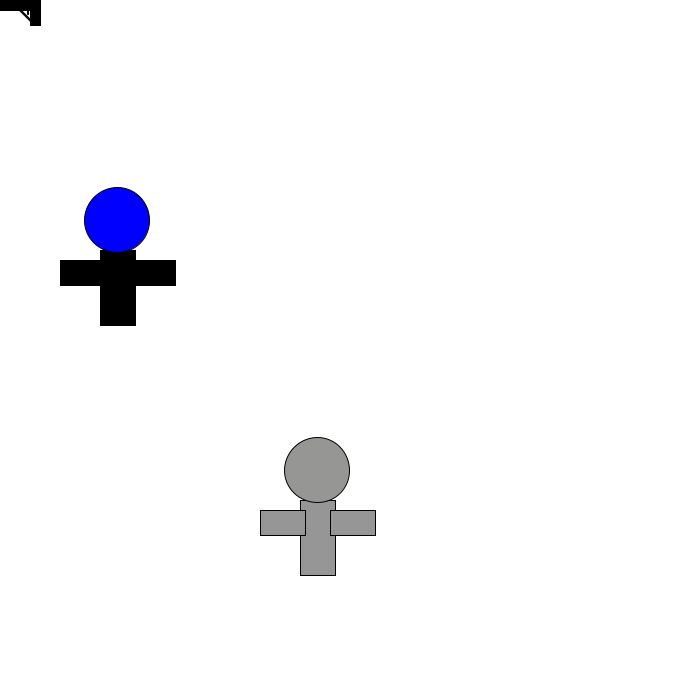
Frame 1 (no input)
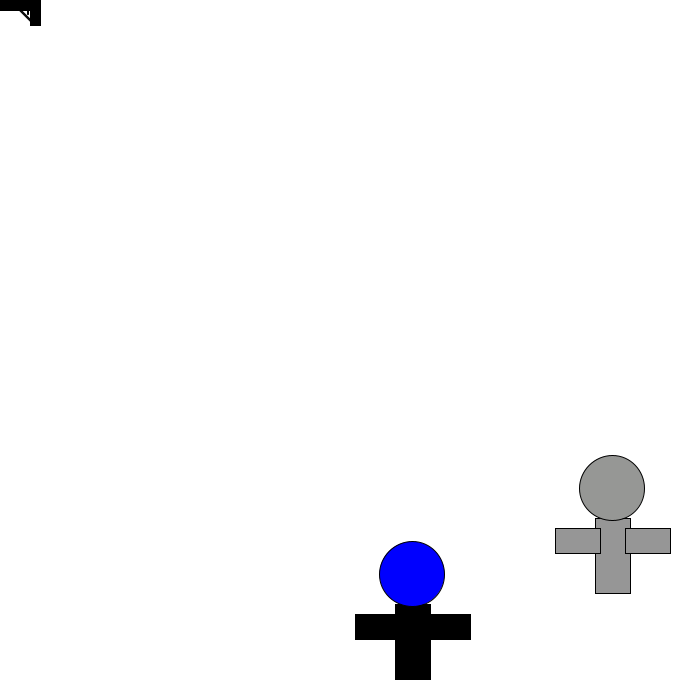
Frame 60 (the mouse pressed at the canvas centre just before this capture)
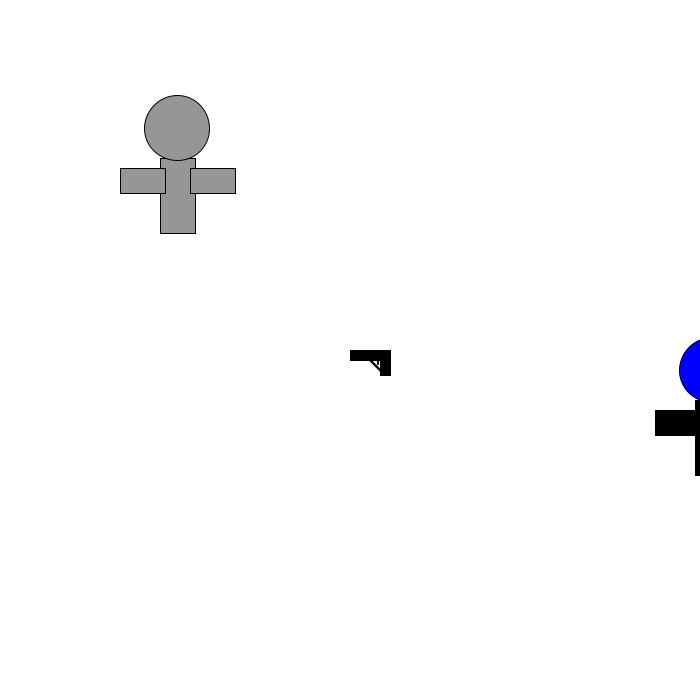
Frame 120 (the mouse held since frame 60 and released just before this capture)

The Processing sketch that drew these frames (run headless with seeded random() and noise(); from frame 60 on, the mouse is pressed at the canvas centre):

// Processing sketch: processing_118206
// ── processing_118206.pde

Bullet kyle;
 boolean go = false;
float gunX = 650;
float gunY = 350;
Robot marcus;
Robot frank;
 
void setup(){
  size(700,700);
  marcus= new Robot(color(150),300,500,5,6,15,15);
  frank= new Robot(color(0),100,250,5,6,15,15);
  kyle = new Bullet(color(30),gunX+20,gunY+5,-20,8);

    
 }

 
void draw() {
  background(255);
 // robots
  marcus.display();
  marcus.drive();
  frank.display();
  frank.drive();
  //Gun and Bullets
  gunX = mouseX;
  gunY = mouseY;
  if(keyPressed){
  go = true;
  fill(255,255,0);
  ellipse ( gunX-10,gunY+5,25,25);
   }

   if(go == true){
   kyle.move();
   kyle.display();
   }
   gun(); 
}
 
class Robot{
  // Data
  color c;
  float xspeed;
  float yspeed;
  float w;
  float h;
  float bulletposX;
  float bulletposY;
   
   
  //Constructor
  Robot(color tempC, float tempXpos,float tempYpos, float tempXspeed,float tempYspeed, float tempW, float tempH) {
    c=tempC;
    bulletposX=tempXpos;
    bulletposY=tempYpos;
    xspeed=tempXspeed;
    yspeed=tempYspeed;
    w=tempW;
    h=tempH;
  }
  //Functionality
  void display() {
    rectMode(CORNER);
    //body
    fill(c);
    stroke(0);
    rect(bulletposX,bulletposY,w+20,h+60);
    // head
    fill(c+255);
    stroke(0);
    ellipse(bulletposX+17,bulletposY-30,w+50,h+50);
    fill(c);
    //arms
    rect(bulletposX-40,bulletposY+10,w+30,h+10); 
    rect(bulletposX+30,bulletposY+10,w+30,h+10); 
  }
   
  void drive() {
    bulletposX=bulletposX+xspeed;
    if (bulletposX>width+30) {
      bulletposX=0;
    }
    //bounce of robot from top to bottom
  bulletposY=bulletposY+yspeed;
  if ((bulletposY>height-20) || (bulletposY<50)) {
       yspeed = yspeed * -1;   
  }
}
}
// Matt's Code
class Bullet{
 color c;
  float bSize;
  float xspeed;
  float bulletposX;
  float bulletposY;
 
Bullet(color tempC, float tempXpos,float tempYpos, float tempXspeed, float tempBsize) {
 
c = tempC;
bulletposX = tempXpos;
bulletposY = tempYpos;
xspeed = tempXspeed;
bSize = tempBsize;
 }
 
  void display(){
 
fill(c);
ellipse(bulletposX,bulletposY,2*bSize,bSize);
   }
    
  void move(){
  
 bulletposX=bulletposX+xspeed;
     if (bulletposX > width){
       bulletposX = 0;
   }
   if (bulletposX < 0){
    bulletposX = gunX+20;
     bulletposY = gunY+5;
     go = false;
      
     }
   }
 }
 void gun(){
   rectMode(CORNER);
   fill(0);
   rect( gunX, gunY, 40,10);
   rect( gunX + 30, gunY, 10,25);
   line( gunX + 20, gunY + 10, gunX + 30, gunY + 20);
   line( gunX + 19, gunY + 10, gunX + 30, gunY + 21);
   line( gunX + 21, gunY + 10, gunX + 30, gunY + 19);
   line( gunX + 27, gunY + 10, gunX + 27, gunY + 14);
   line( gunX + 28, gunY + 10, gunX + 28, gunY + 14);
 }
